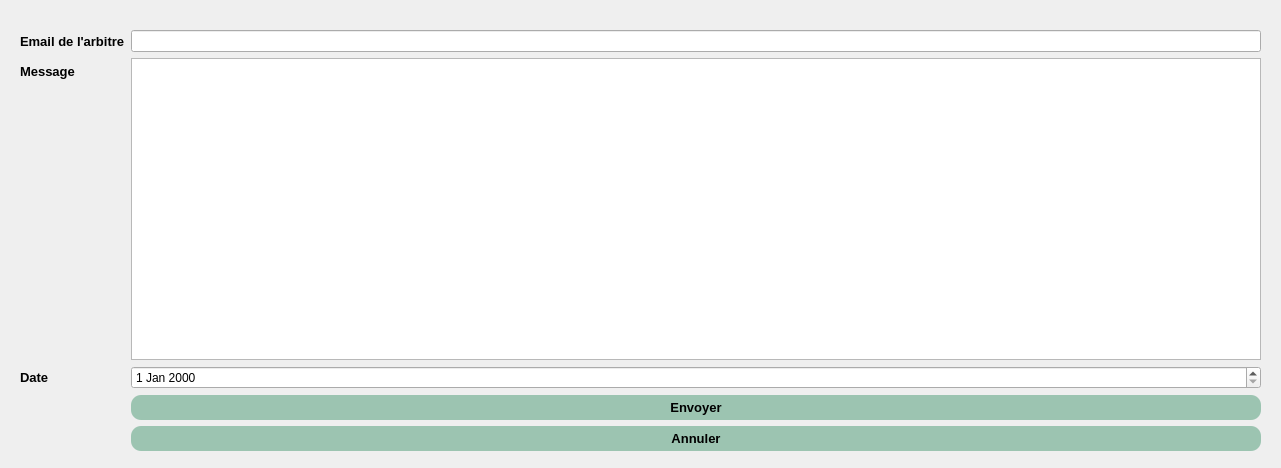
<?xml version="1.0" encoding="UTF-8"?>
<ui version="4.0">
 <class>EmailDialog</class>
 <widget class="QDialog" name="EmailDialog">
  <property name="geometry">
   <rect>
    <x>0</x>
    <y>0</y>
    <width>1281</width>
    <height>468</height>
   </rect>
  </property>
  <property name="windowTitle">
   <string>Dialog</string>
  </property>
  <property name="styleSheet">
   <string notr="true"/>
  </property>
  <widget class="QWidget" name="formLayoutWidget">
   <property name="geometry">
    <rect>
     <x>20</x>
     <y>30</y>
     <width>1241</width>
     <height>421</height>
    </rect>
   </property>
   <layout class="QFormLayout" name="formLayout">
    <item row="0" column="0">
     <widget class="QLabel" name="label">
      <property name="font">
       <font>
        <family>Arial</family>
        <pointsize>10</pointsize>
        <bold>true</bold>
       </font>
      </property>
      <property name="text">
       <string>Email de l'arbitre</string>
      </property>
     </widget>
    </item>
    <item row="1" column="0">
     <widget class="QLabel" name="label_2">
      <property name="font">
       <font>
        <family>Arial</family>
        <pointsize>10</pointsize>
        <bold>true</bold>
       </font>
      </property>
      <property name="text">
       <string>Message </string>
      </property>
     </widget>
    </item>
    <item row="2" column="0">
     <widget class="QLabel" name="label_3">
      <property name="font">
       <font>
        <family>Arial</family>
        <pointsize>10</pointsize>
        <bold>true</bold>
       </font>
      </property>
      <property name="text">
       <string>Date</string>
      </property>
     </widget>
    </item>
    <item row="2" column="1">
     <widget class="QDateEdit" name="dateEdit_dateMatch"/>
    </item>
    <item row="5" column="1">
     <widget class="QPushButton" name="btn_annuler">
      <property name="font">
       <font>
        <family>Arial</family>
        <pointsize>10</pointsize>
        <bold>true</bold>
       </font>
      </property>
      <property name="styleSheet">
       <string notr="true">#btn_annuler{
background:rgba(33,133,85,0.4);
border-radius:10px;
padding:5px;
}</string>
      </property>
      <property name="text">
       <string>Annuler</string>
      </property>
     </widget>
    </item>
    <item row="4" column="1">
     <widget class="QPushButton" name="btn_envoyer">
      <property name="font">
       <font>
        <family>Arial</family>
        <pointsize>10</pointsize>
        <bold>true</bold>
       </font>
      </property>
      <property name="styleSheet">
       <string notr="true">#btn_envoyer{
background:rgba(33,133,85,0.4);
border-radius:10px;
padding:5px;
}</string>
      </property>
      <property name="text">
       <string>Envoyer</string>
      </property>
     </widget>
    </item>
    <item row="1" column="1">
     <widget class="QTextEdit" name="textEdit_message"/>
    </item>
    <item row="0" column="1">
     <widget class="QLineEdit" name="lineEdit_email">
      <property name="styleSheet">
       <string notr="true"/>
      </property>
     </widget>
    </item>
   </layout>
  </widget>
 </widget>
 <resources/>
 <connections/>
</ui>
